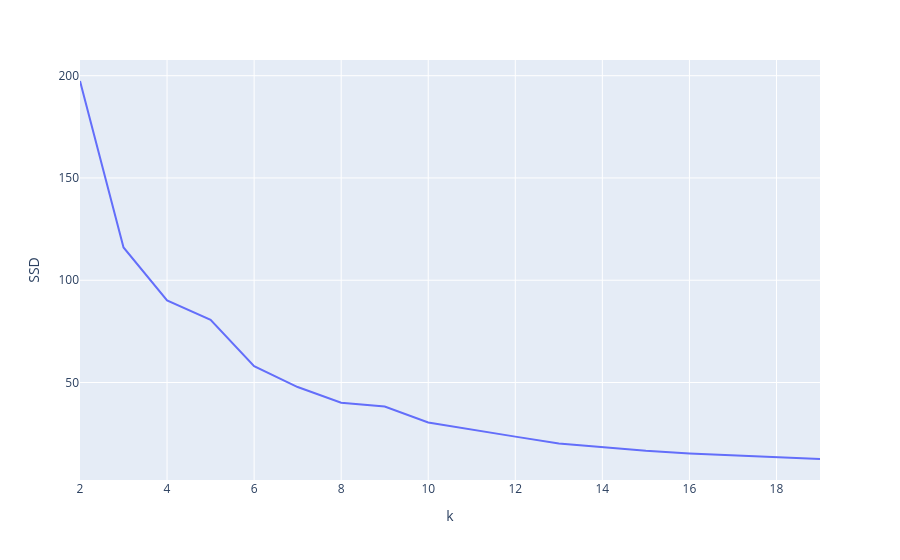

Write notebook code for a chart like this one.
### Code cell
px.line(pd.DataFrame({"SSD": sse, "k":list_k}), x="k", y = "SSD")

### Figure 1 — Plotly figure (JSON) as saved in the notebook; plotly's stock layout.template omitted (floating-point values rounded to 4 significant figures)
{"data": [{"hovertemplate": "k=%{x}<br>SSD=%{y}<extra></extra>", "legendgroup": "", "line": {"color": "#636efa", "dash": "solid"}, "marker": {"symbol": "circle"}, "mode": "lines", "name": "", "orientation": "v", "showlegend": false, "type": "scatter", "x": [2, 3, 4, 5, 6, 7, 8, 9, 10, 11, 12, 13, 14, 15, 16, 17, 18, 19], "xaxis": "x", "y": [197.4, 116.0, 90.1, 80.68, 57.95, 47.79, 40.13, 38.25, 30.44, 26.88, 23.55, 20.21, 18.31, 16.59, 15.33, 14.48, 13.43, 12.61], "yaxis": "y"}], "layout": {"autosize": true, "legend": {"tracegroupgap": 0}, "margin": {"t": 60}, "xaxis": {"anchor": "y", "autorange": true, "domain": [0, 1], "range": [2, 19], "title": {"text": "k"}, "type": "linear"}, "yaxis": {"anchor": "x", "autorange": true, "domain": [0, 1], "range": [2.34, 207.7], "title": {"text": "SSD"}, "type": "linear"}}}
